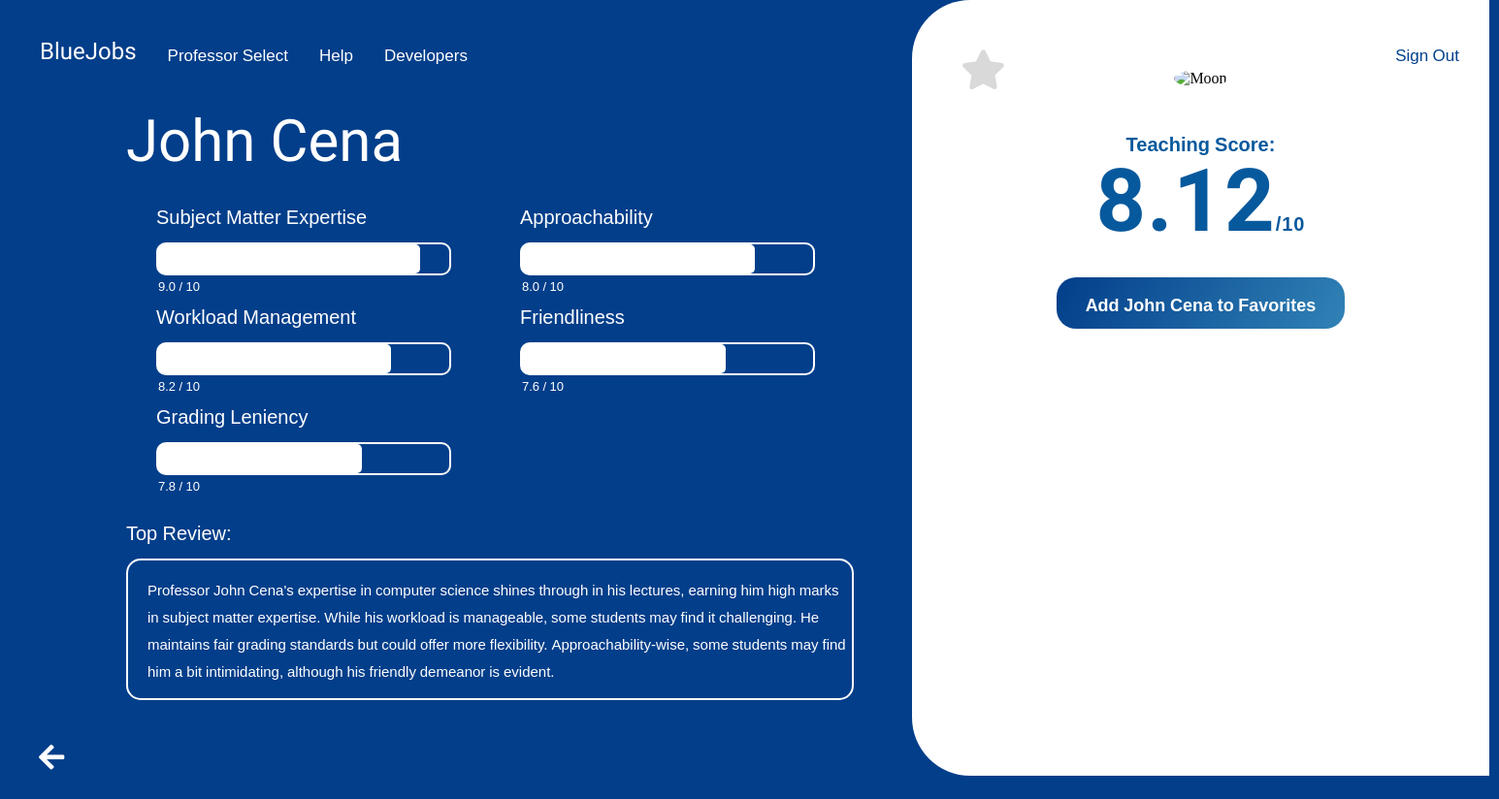
The app's page /professor_select/courses/1/professor/1/details (signed in) with its own data.
### professor_select/models.py (models this page shows, shortened)
class Professor (models.Model):
    professor_name = models.CharField(max_length = 255)
    email = models.EmailField(max_length = 255, unique = True)
    def __str__(self):
        return '{}'.format(self.professor_name)
    @property
    def score(self):
        ratings = ProfessorRating.objects.filter(professor = self)
        score = ratings.aggregate(Avg('subject_matter_expertise'),
                    Avg('workload_management'), Avg('grading_leniency'),
                    Avg('approachability'), Avg('friendliness'))
        score = sum(list(score.values()))/5
        return round(score, 2)

class ProfessorRating (models.Model):
    student = models.ForeignKey (Student, related_name = "student_reviews",
                                 on_delete = models.CASCADE)
    professor = models.ForeignKey (Professor, related_name = "professor_ratings",
                                 on_delete = models.CASCADE)
    course = models.ForeignKey (Course, related_name = "student_reviews",
                                 on_delete = models.CASCADE)
    subject_matter_expertise = models.PositiveIntegerField(validators = [MinValueValidator(0), MaxValueValidator(10)])
    workload_management = models.PositiveIntegerField(validators = [MinValueValidator(0), MaxValueValidator(10)])
    grading_leniency = models.PositiveIntegerField(validators = [MinValueValidator(0), MaxValueValidator(10)])
    approachability = models.PositiveIntegerField(validators = [MinValueValidator(0), MaxValueValidator(10)])
    friendliness = models.PositiveIntegerField(validators = [MinValueValidator(0), MaxValueValidator(10)])
    comment = models.TextField()
    class Meta:
        constraints = [
            models.UniqueConstraint(fields=['student', 'professor', 'course'], name='student_rating')
        ]

### professor_select/views.py (the view)
# urls.py: path('courses/<int:course>/professor/<int:pk>/details', professor_detail_view, name = 'professor_details'),
def professor_detail_view(request, course, **kwarg) :
    if request.user.is_authenticated and request.user.is_student:
        current_user = request.user
        student = Student.objects.get(pk = current_user.pk)
        professor = Professor.objects.get(pk=kwarg['pk'])
        course = Course.objects.get(pk=course)
        args = {
            'professor': professor,
            'user': student,
            'course_selected': course
        }
        if len(professor.professor_ratings.all()) > 0:
            comment = professor.professor_ratings.all()[0].comment
            scores = professor.professor_ratings.aggregate(Avg('subject_matter_expertise'),
                    Avg('workload_management'), Avg('grading_leniency'),
                    Avg('approachability'), Avg('friendliness'))
            args['comment'] = comment
            args['expertise'] =  round(scores['subject_matter_expertise__avg'], 2)
            args['workload'] = round(scores['workload_management__avg'], 2)
            args['grading'] = round(scores['grading_leniency__avg'], 2)
            args['approachability'] = round(scores['approachability__avg'], 2)
            args['friendliness'] = round(scores['friendliness__avg'], 2)
        else:
            args['comment'] = "No Ratings for this professor."
        '''
        the try-except fragment bellow checks if the professor has been added to student's favorites,
        catches when an empty query exception is raised
        '''
        try:
            if student.favorites.get(professor=professor, course=course) is not None:
                args['is_added'] = True
        except Exception as x:
            print(x)
            args['is_added'] = False
        return render(request,'professor_select/professor-details.html', args)
    else:
        return redirect('landing_page:home')

### professor_select/templates/professor_select/professor-details.html (shortened to what this page needs)
{% extends 'base.html' %}
{% load static %}
{% block content %}
    <ul class="navbar">
        <li><a class="bluejobsnav" href="{% url 'landing_page:homepage-student' %}">BlueJobs</a></li>
        <li><a href="{% url 'professor_select:course_select' %}">Professor Select</a></li>
        <li><a href="{% url 'professor_select:course_select' %}">Help </a></li>
        <li><a href="{% url 'professor_select:course_select' %}">Developers </a></li>
        <li><a class="contrast-signout2" href="{% url 'landing_page:login' %}">Sign Out</a></li>
    </ul>
    <div class="prof-details">
        <div class="title-box">
            <h1 class="homepage-title">{{ professor }}</h1>
            <table>
                <tr>
                    <td>
                        <p>Subject Matter Expertise</p>
                        <div class="progress">
                            <div class="progress-bar" id="progress-bar-expertise"></div>
                            <div class="progress-value" id="progress-value-expertise"></div>
                        </div>
                    </td>
                    <td>
                        <p>Approachability</p>
                        <div class="progress">
                            <div class="progress-bar" id="progress-bar-approachability"></div>
                            <div class="progress-value" id="progress-value-approachability"></div>
                        </div>
                    </td>
                </tr>
                <tr>
                  <td>
                    <p>Workload Management</p>
                    <div class="progress">
                        <div class="progress-bar" id="progress-bar-workload"></div>
                        <div class="progress-value" id="progress-value-workload"></div>
                    </div>
                    </td>
                    <td>
                    <p>Friendliness</p>
                    <div class="progress">
                        <div class="progress-bar" id="progress-bar-friendliness"></div>
                        <div class="progress-value" id="progress-value-friendliness"></div>
                    </div>
                    </td>
                </tr>
                <tr>
                  <td>
                    <p>Grading Leniency</p>
                    <div class="progress">
                        <div class="progress-bar" id="progress-bar-grading"></div>
                        <div class="progress-value" id="progress-value-grading"></div>
                    </div>
                    </td>
                </tr>
              </table>
              <br>
            <p>Top Review:</p>
            <div class = "comment-box">
                <p>{{ comment }}</p>
            </div>
        </div>
        <div class="white-tile">
            <br><br><br><br>
            <img src="https://deadline.com/wp-content/uploads/2022/09/220909_TIFF_DAY-3_CAUSEWAY_Jennifer-Lawrence_06383-e1663373129372.jpg?w=1024" alt="Moon">
            <br><br>
            <h3>Teaching Score:</h3>
            <h2>{{ professor.score }}<small>/10</small></h2>
            <br><br>
            {% if is_added %}
            <div class="star-container-fave">
                <i class="fas fa-star"></i>
            </div>
            <a href = "{% url 'professor_select:remove_professor' course_selected.pk professor.pk %}" class="fave-buttton">Remove {{ professor }} from Favorites </a><br>
            {% else %}
            <a href = "{% url 'professor_select:add_professor' course_selected.pk professor.pk %}" class="fave-buttton">Add {{ professor }} to Favorites </a><br>
            <div class="star-container">
                <i class="fas fa-star"></i>
            </div>
            {% endif %}
        </div>
    </div>
    <a href="{% url 'professor_select:professor_list' course_selected.pk %}" class="back-arrow">
        <i class="fas fa-arrow-left"></i>
    </a>
{% endblock %}

### templates/base.html (shortened to what this page needs)
{% load static %}
<!DOCTYPE html>
<html lang="en">
    {% load static %}
    <head>
        <link rel="stylesheet" href="https://cdnjs.cloudflare.com/ajax/libs/font-awesome/5.15.4/css/all.min.css">
        <link rel="stylesheet" href = "{% static 'css/style.css' %}">
    </head>
    <body>
        <div class="home-container">
            <div id="content">
                {% block content %}{% endblock %}
            </div>
        </div>
    </body>
</html>

### static/css/style.css (style rules this page uses)
body { background: linear-gradient(120deg, #023E8A, #023E8A, #5ABDDC, #0D9CCA); background-size: 300% 300%; animation: gradient 15s ease infinite; height: 100vh; margin: 0; overflow-x: hidden; overflow-y: hidden; }
.back-arrow { position: fixed; bottom: 50px; left: 40px; width: 10px; height: 10px; font-size: 30px; color: white; cursor: pointer; z-index: 9999; }
.title-box { position: absolute; left: 180px; top: 250px; }
.homepage-title { font-family: "Bowlby One SC", sans-serif; font-weight: 400; font-size: 100px; font-style: normal; color: white; padding-bottom: -40px; margin-top: 0; margin-bottom: 0; line-height: 120px; }
.star-container { position: absolute; top: 15px; left: 205px; text-align: center; color: #D9D9D9; }
.fa-star { font-size: 24px; }
.white-tile { position: absolute; background-color: white; text-align: center; border-radius: 60px 0 0 60px; width: 595px; height: 100vh; top: 0px; left: 940px; z-index: 500; }
.prof-details .title-box { position: absolute; left: 130px; top: 110px !important; max-width: 750px; }
.prof-details .homepage-title { max-width: 800px; font-size: 60px !important; line-height: 1.2; }
.prof-details table p { margin-bottom: 10px; }
.prof-details table { width: 100%; border-collapse: collapse; margin-left: 30px; }
.prof-details th, td { border: none; padding-right: 20px; text-align: left; }
.prof-details td { width: 300px; height: 100px; color: white; font-family: "Noto Sans Khojki", sans-serif; font-size: 20px; }
.prof-details table tr { margin-top: 80px; }
.prof-details p { color: white; font-family: "Noto Sans Khojki", sans-serif; font-size: 20px; }
.prof-details small { font-family: "Noto Sans Khojki", sans-serif; font-size: 20px; }
.prof-details h3 { font-family: "Noto Sans Khojki", sans-serif; font-size: 20px; color: #07599D; margin-top: 20px; margin-left: 0px; }
.prof-details a { font-family: "Noto Sans Khojki", sans-serif; font-size: 20px; color: #07599D; }
.prof-details h2 { font-family: "Bowlby One SC", sans-serif; font-size: 90px; letter-spacing: 1px; color: #07599D; margin-top: -30px; margin-bottom: 0px; margin-left: 0px;; }
.progress { width: 300px; height: 30px; background-color: transparent; border: 2px solid white; border-radius: 10px; margin: 0px; position: relative; }
.progress-bar { height: 100%; background-color: white; border-radius: 5px; transition: width 0.3s ease-in-out; }
.progress-value { font-size: 13px; }
.prof-details .comment-box { border: 2px solid white; border-radius: 15px; margin-top: -10px; padding-left: 20px; }
.prof-details .comment-box p { font-size: 15px; }
.prof-details img { margin-top: 0px; margin-left: 0px; width: 340px; height: 340px; object-fit: cover; border-radius: 50%; z-index: 9999; }
.contrast-signout2 { color: #02408B !important; }
.prof-details .star-container { position: absolute; top: 60px; left: 60px; transform: scale(1.7); text-align: center; color: #D9D9D9; }
.prof-details a { border: none; border-radius: 20px; background: #02408B; color: white; text-decoration: none; font-weight: bold; font-size: 18px; transition: 0.4s; margin: 20px 0px; margin-bottom: -20px; background: linear-gradient(120deg, #023E8A, #5ABDDC, #0D9CCA); background-size: 400%; padding-left: 30px; padding-right: 30px; padding-top: 10px; padding-bottom: 10px; }
.navbar { position: relative; list-style-type: none; margin: 25px; padding: 0; overflow: hidden; background-color: transparent; font-family: "Noto Sans Khojki", sans-serif; font-weight: 400; font-style: normal; font-size: 17px; z-index: 9999; }
.navbar li:last-child { float: right; }
.bluejobsnav { font-family: "Bowlby One SC", sans-serif; font-weight: 400; font-size: 24px; font-style: normal; }
li { float: left; }
li a { display: block; color: white; text-align: center; padding: 14px 16px; text-decoration: none; border-radius: 10px; transition: 0.3s; float: left; }

### records on screen
Professor: professor_name "John Cena", score "8.12"
ProfessorRating: comment "Professor John Cena's expertise in computer science shines through in his lectures, earning him high marks in subject matter expertise. While his workload is manageable, some students may find it challenging. He maintains fair grading standards but could offer more flexibility. Approachability-wise, some students may find him a bit intimidating, although his friendly demeanor is evident."
